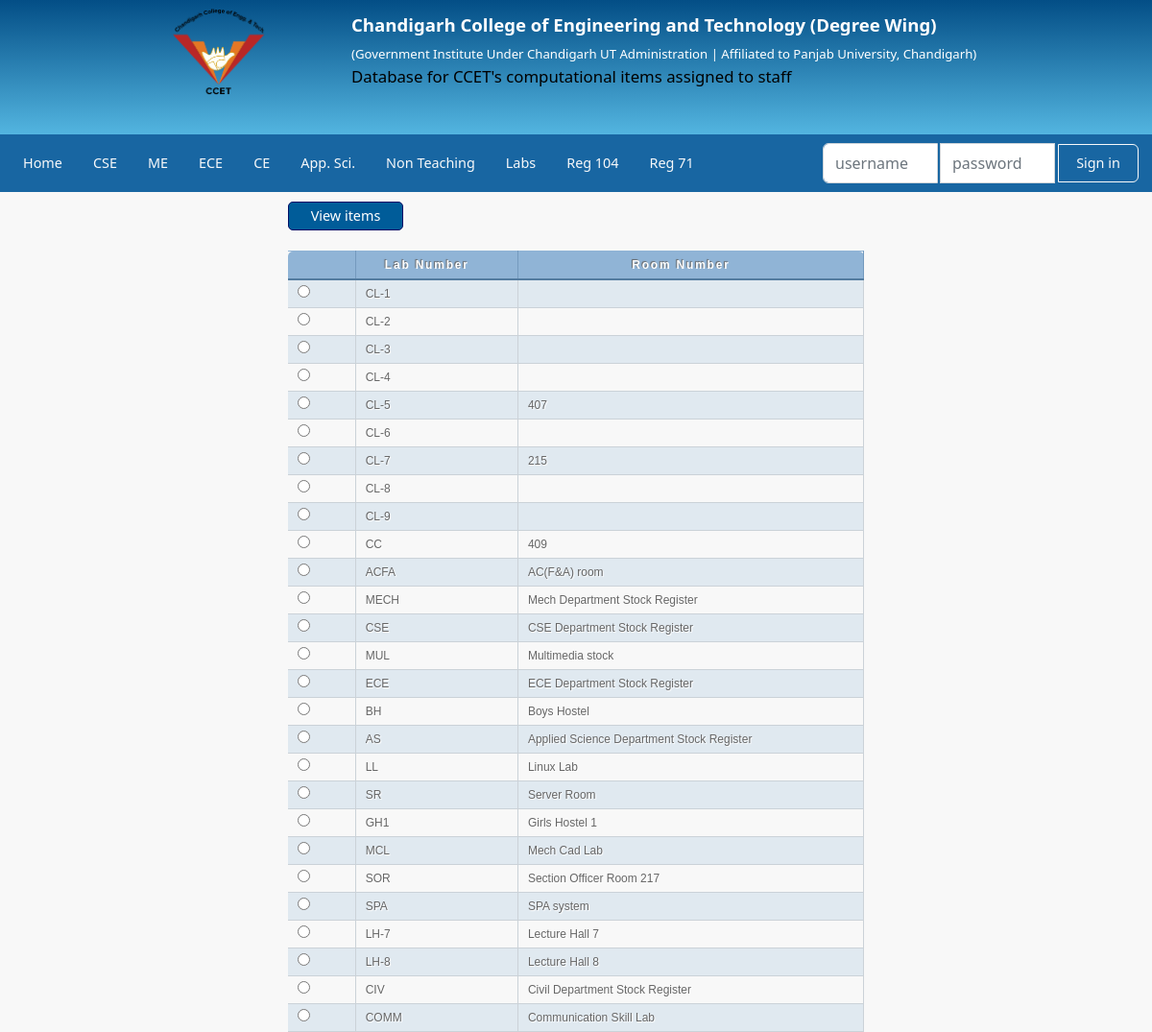
The page /branches/lab.php on the database its author committed.
### tables this page shows
CREATE TABLE `lab` (
  `lab_no` varchar(6) DEFAULT NULL,
  `room_no` varchar(41) DEFAULT NULL,
  `ups` int(11) DEFAULT 0,
  `patch_cod` int(11) DEFAULT 0,
  `battery` int(11) DEFAULT 0,
  `computer` int(11) DEFAULT 0,
  `digital_podium` int(11) DEFAULT 0,
  `extension_board` int(11) DEFAULT 0,
  `gpu` int(11) DEFAULT 0,
  `graphic_tablet` int(11) DEFAULT 0,
  `printer` int(11) DEFAULT 0,
  `laptop` int(11) DEFAULT 0,
  `networking_item` int(11) DEFAULT 0,
  `network_switch` int(11) DEFAULT 0,
  `notice_board` int(11) DEFAULT 0,
  `optical_mouse` int(11) DEFAULT 0,
  `pendrive` int(11) DEFAULT 0,
  `projector` int(11) DEFAULT 0,
  `wifi_access_point` int(11) DEFAULT 0,
  `power_adapter` int(11) DEFAULT 0,
  `projector_accessories` int(11) DEFAULT 0,
  `keyboard` int(11) DEFAULT 0,
  `projector_mounting_kit` int(11) DEFAULT 0,
  `external_hard_disk` int(11) DEFAULT 0,
  `wireless_keyboard_mouse` int(11) DEFAULT 0
);

### branches/lab.php (the view, shortened to what this page needs)
<!DOCTYPE html>
<html>
<head>
    <link href="https://cdn.jsdelivr.net/npm/bootstrap@5.2.0-beta1/dist/css/bootstrap.min.css" rel="stylesheet">
    <link rel="stylesheet" href="./branch-style.css">
</head>
<body>
    <?php include('./header.php'); ?>
    <?php require_once('../db_connection.php');
    require_once('../functions.php') ?>
    <?php
    $query = "SELECT lab_no,room_no ";
    $query .= "FROM lab ";
    $list = mysqli_query($connection, $query); ?>
    <form class=method='get' action='./lablist.php' style='width:50%; margin:auto auto;'>
        <input type="Submit" name="View Items" value="View items" /><br />
        <table id="tableId">
            <tr class="thead">
                <th></th>
                <th>Lab Number</th>
                <th>Room Number</th>
            </tr>
            <?php while ($row = mysqli_fetch_assoc($list)) {
                $output = "<tr id='row_{$row['lab_no']}' onclick='hover_click(this.id)'><label for='{$row['lab_no']}'><td><input name='radio'  id='{$row['lab_no']}' type='radio' value='{$row['lab_no']}'/></td>";
                foreach ($row as $x => $x_value) {
                    $output .= "<td>";
                    $output .= $x_value;
                    $output .= "</td>";
                }
                $output .= "</label></tr>";
                echo $output;
            }
            ?>
        </table>
    </form>
</body>
</html>

### branches/branch-style.css (style rules this page uses)
body { font-size: 90%; color: #666; background-color: #f8f8f8; }
table { font-family: Arial, Verdana, sans-serif; border-spacing: 1px; margin: auto auto; width: 100%; }
th, td { padding: 5px 30px 5px 10px; border-spacing: 0px; font-size: 1vw; margin: 0px; }
th, td { text-align: left; border-top: 1px solid #f1f8fe; border-bottom: 1px solid #cbd2d8; border-right: 1px solid #cbd2d8; }
tr:nth-child(even) { background-color: #e0e9f0; }
tr.thead th { color: #fff; background-color: #90b4d6; border-bottom: 2px solid #547ca0; border-right: 1px solid #749abe; border-top: 1px solid #90b4d6; text-align: center; text-shadow: -1px -1px 1px #666; letter-spacing: 0.15em; }
td { text-shadow: 1px 1px 1px #fff; }
tr.thead th:first-child { -webkit-border-top-left-radius: 5px; -moz-border-radius-topleft: 5px; border-top-left-radius: 5px; }
tr.thead th:last-child { -webkit-border-top-right-radius: 5px; -moz-border-radius-topright: 5px; border-top-right-radius: 5px; }
input[type="submit"] { width: 10vw; border: 1px solid #000f66; background-color: #005c99; color: #ffffff; border-radius: 5px; padding: 3px; margin-top: 10px; }
table th { position: relative; }

### rows shown on the page
lab: value "CL-1"
lab: value "CL-2"
lab: value "CL-3"
lab: value "CL-4"
lab: value "CL-5", value "407"
lab: value "CL-6"
lab: value "CL-7", value "215"
lab: value "CL-8"
lab: value "CL-9"
lab: value "CC", value "409"
lab: value "ACFA", value "AC(F&A) room"
lab: value "MECH", value "Mech Department Stock Register"
lab: value "CSE", value "CSE Department Stock Register"
lab: value "MUL", value "Multimedia stock"
lab: value "ECE", value "ECE Department Stock Register"
lab: value "BH", value "Boys Hostel"
lab: value "AS", value "Applied Science Department Stock Register"
lab: value "LL", value "Linux Lab"
lab: value "SR", value "Server Room"
lab: value "GH1", value "Girls Hostel 1"
lab: value "MCL", value "Mech Cad Lab"
lab: value "SOR", value "Section Officer Room 217"
lab: value "SPA", value "SPA system"
lab: value "LH-7", value "Lecture Hall 7"
lab: value "LH-8", value "Lecture Hall 8"
lab: value "CIV", value "Civil Department Stock Register"
lab: value "COMM", value "Communication Skill Lab"
